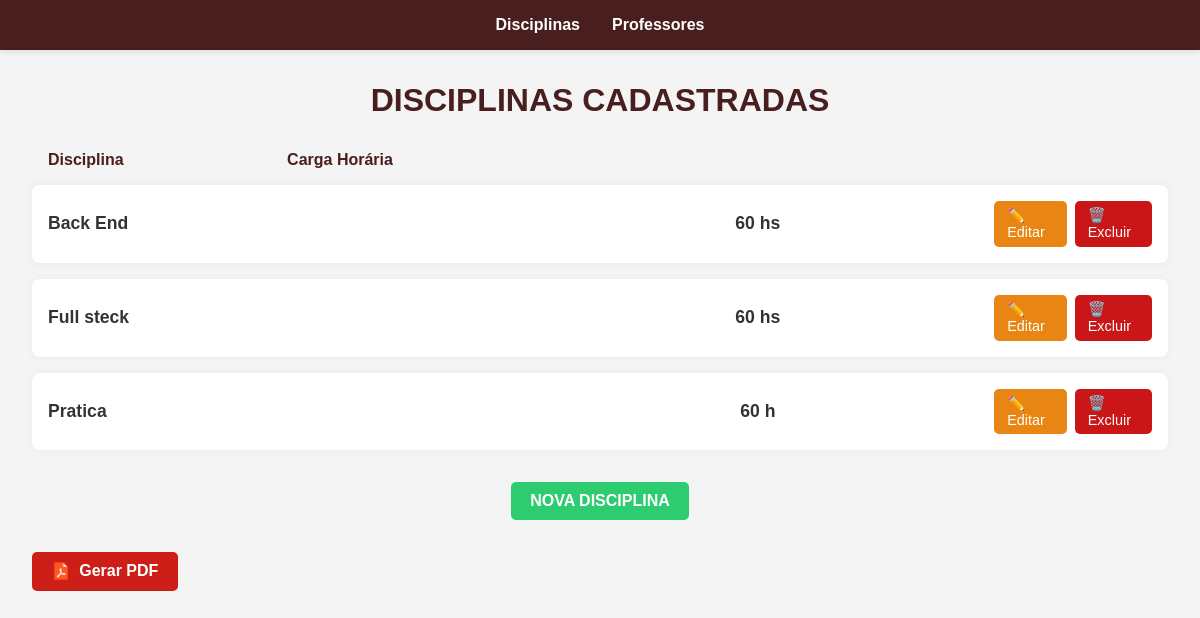
The page / on the database its author committed.
### gestaoescolar/models.py (models this page shows, shortened)
class Gestao(models.Model):
    disciplina = models.CharField(max_length=100)
    carga_horaria = models.CharField(max_length=50)

### gestaoescolar/views.py (the view)
# urls.py: path('', GestaoListView.as_view(), name='gestao_list'),
class GestaoListView(ListView):
    model = Gestao
    template_name = 'gestaoescolar/gestao_list.html'

### gestaoescolar/templates/gestaoescolar/gestao_list.html (shortened to what this page needs)
{% load static %}
<!DOCTYPE html>
<html lang="pt-br">
<head>
    <link rel="stylesheet" href="{% static 'css/gestao_list.css' %}">
</head>
<body>
    <nav class="menu-bar">
        <ul>
            <li><a href="{% url 'gestao_list' %}">Disciplinas</a></li>
            <li><a href="{% url 'professor_list' %}">Professores</a></li>
        </ul>
    </nav>
    <h1>DISCIPLINAS CADASTRADAS</h1>
    <div class="cabecalho-lista">
        <span class="cab-disciplina">Disciplina</span>
        <span class="cab-carga">Carga Horária</span>
    </div>
    <ul>
        {% for gestao in gestao_list %}
        <li class="disciplina-item">
            <div class="conteudo">
                <div class="info">
                    <div class="campo">
                        <span class="nome">{{ gestao.disciplina }}</span>
                    </div>
                    <div class="campo centro">
                        <span class="nome">{{ gestao.carga_horaria }}</span>
                    </div>
                </div>
                <div class="acoes">
                    <a href="{% url 'gestao_update' gestao.pk %}">✏️ Editar</a>
                    <a href="{% url 'gestao_delete' gestao.pk %}">🗑️ Excluir</a>
                </div>
            </div>
        </li>
        {% empty %}
        <li><em>Nenhuma disciplina cadastrada.</em></li>
        {% endfor %}
    </ul>
    <a href="{% url 'gestao_create' %}" class="nova-tarefa">NOVA DISCIPLINA</a>
    <a href="{% url 'gestao_pdf' %}" class="btn-pdf" target="_blank">
        <img src="{% static 'icons/pdf.png' %}" alt="PDF" class="icon-img"> Gerar PDF
    </a>
</body>
</html>

### gestaoescolar/static/css/gestao_list.css (style rules this page uses)
body { font-family: Arial, sans-serif; margin: 2rem; background-color: #f4f4f4; color: #333; }
.menu-bar { background-color: #491e1e; padding: 1rem 2rem; margin: -2rem -2rem 2rem -2rem; box-shadow: 0 2px 6px rgba(0, 0, 0, 0.1); }
.menu-bar ul { list-style: none; margin: 0; padding: 0; display: flex; justify-content: center; gap: 2rem; }
.menu-bar li a { position: relative; color: #fff; text-decoration: none; font-weight: bold; font-size: 1rem; padding: 0.5rem 0; transition: color 0.3s ease; }
.menu-bar li a::after { content: ''; position: absolute; bottom: 0; left: 0; height: 2px; width: 0%; background-color: #2ecc71; transition: width 0.3s ease; }
h1 { text-align: center; margin-bottom: 2rem; color: #491e1e; }
ul { list-style-type: none; padding: 0; }
.disciplina-item { background-color: #fff; margin-bottom: 1rem; padding: 1rem; border-radius: 8px; box-shadow: 0 0 8px rgba(0, 0, 0, 0.05); }
.conteudo { display: flex; justify-content: space-between; align-items: center; }
.nome { font-weight: bold; font-size: 1.1rem; }
.acoes { display: flex; gap: 0.5rem; }
.acoes a { text-decoration: none; color: #fff; padding: 0.4rem 0.8rem; border-radius: 5px; font-size: 0.9rem; transition: background-color 0.3s ease, transform 0.2s ease; cursor: pointer; }
.acoes a:nth-child(1) { background-color: #e98513; }
.acoes a:nth-child(2) { background-color: #ca1616; }
.nova-tarefa { display: block; width: fit-content; margin: 2rem auto 0; padding: 0.6rem 1.2rem; background-color: #2ecc71; color: #fff; text-decoration: none; font-weight: bold; border-radius: 5px; transition: background-color 0.3s ease; }
.cabecalho-lista { display: flex; justify-content: space-between; padding: 0 1rem; margin-bottom: 0.5rem; font-weight: bold; color: #491e1e; gap: 1rem; }
.cab-disciplina, .cab-carga { flex: 1; }
.cab-disciplina { text-align: left; }
.cab-carga { text-align: center; margin-right: 45rem; }
.info { display: flex; justify-content: space-between; align-items: flex-start; width: 100%; }
.campo { display: flex; flex-direction: column; flex: 1; }
.centro { text-align: center; }
.btn-pdf { display: inline-flex; align-items: center; justify-content: center; margin: 2rem auto 0; padding: 0.6rem 1.2rem; background-color: #ce1e18; color: #fff; text-decoration: none; font-weight: bold; border-radius: 5px; transition: background-color 0.3s ease; }
.icon-img { width: 20px; height: 20px; margin-right: 8px; }

### rows shown on the page
Gestao: disciplina "Back End", carga_horaria "60 hs"
Gestao: disciplina "Full steck", carga_horaria "60 hs"
Gestao: disciplina "Pratica", carga_horaria "60 h"
